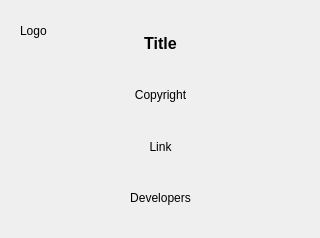
<?xml version="1.0" encoding="UTF-8"?>
<ui version="4.0">
 <class>Form</class>
 <widget class="QWidget" name="Form">
  <property name="geometry">
   <rect>
    <x>0</x>
    <y>0</y>
    <width>320</width>
    <height>238</height>
   </rect>
  </property>
  <property name="windowTitle">
   <string>MergePDF - Info</string>
  </property>
  <widget class="QLabel" name="label_info_logo">
   <property name="geometry">
    <rect>
     <x>20</x>
     <y>20</y>
     <width>51</width>
     <height>21</height>
    </rect>
   </property>
   <property name="text">
    <string>Logo</string>
   </property>
  </widget>
  <widget class="QWidget" name="">
   <property name="geometry">
    <rect>
     <x>30</x>
     <y>20</y>
     <width>261</width>
     <height>201</height>
    </rect>
   </property>
   <layout class="QVBoxLayout" name="verticalLayout">
    <item>
     <widget class="QLabel" name="label_info_title">
      <property name="font">
       <font>
        <family>Arial</family>
        <pointsize>12</pointsize>
        <weight>75</weight>
        <bold>true</bold>
       </font>
      </property>
      <property name="text">
       <string>Title</string>
      </property>
      <property name="alignment">
       <set>Qt::AlignCenter</set>
      </property>
     </widget>
    </item>
    <item>
     <widget class="QLabel" name="label_info_copyright">
      <property name="font">
       <font>
        <family>Arial</family>
       </font>
      </property>
      <property name="text">
       <string>Copyright</string>
      </property>
      <property name="alignment">
       <set>Qt::AlignCenter</set>
      </property>
     </widget>
    </item>
    <item>
     <widget class="QLabel" name="label_info_link">
      <property name="font">
       <font>
        <family>Arial</family>
       </font>
      </property>
      <property name="text">
       <string>Link</string>
      </property>
      <property name="alignment">
       <set>Qt::AlignCenter</set>
      </property>
     </widget>
    </item>
    <item>
     <widget class="QLabel" name="label_info_dev">
      <property name="font">
       <font>
        <family>Arial</family>
       </font>
      </property>
      <property name="text">
       <string>Developers</string>
      </property>
      <property name="alignment">
       <set>Qt::AlignCenter</set>
      </property>
     </widget>
    </item>
   </layout>
  </widget>
 </widget>
 <resources/>
 <connections/>
</ui>
